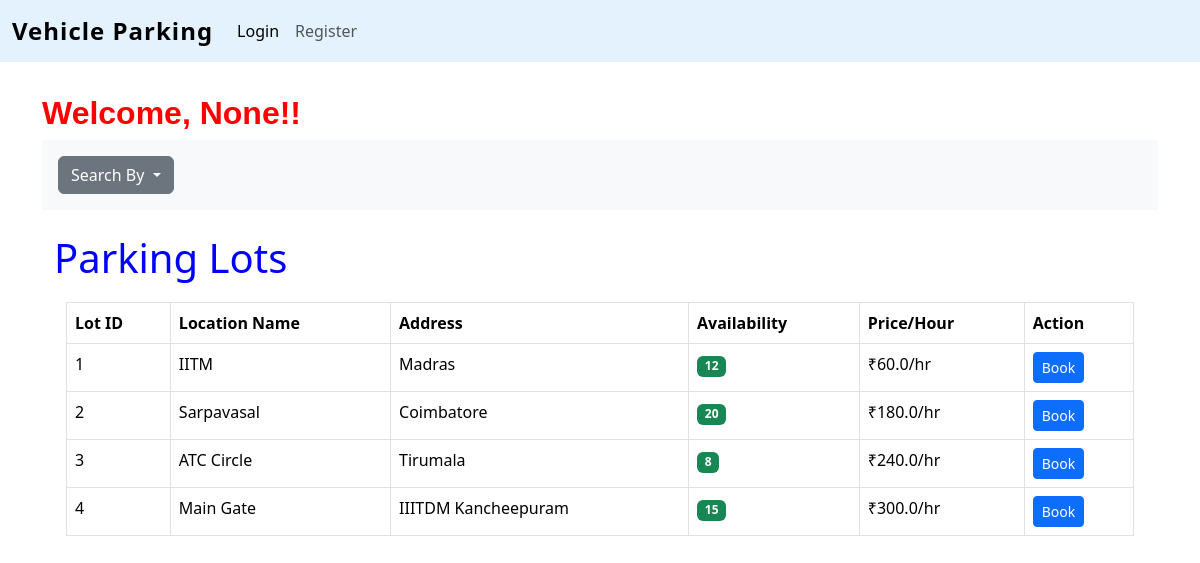
Screenshot of /user_dashboard with the database file from the repository.
### controllers/models.py (models this page shows)
class parking_lot(db.Model):
    id = db.Column(db.Integer, primary_key=True)
    location_name = db.Column(db.String(100), nullable=False)
    max_spots = db.Column(db.Integer,nullable=True)
    available_spots = db.Column(db.Integer, nullable=True)
    price = db.Column(db.Float,nullable=False)
    address = db.Column(db.String(200),nullable=False)
    pincode = db.Column(db.String(10),nullable=True)
    spots = db.relationship('parking_spot')

### controllers/routes.py (the view)
@app.route('/user_dashboard',methods=['GET'])
def user_dashboard():
    return render_template('user_dashboard.html',lots=parking_lot.query.all())

### templates/user_dashboard.html (shortened to what this page needs)
{%extends 'layout.html'%}
{%block content%}
<div>
    <h2 class="text-left" style="font-family: 'Poppins', sans-serif;font-weight:600; color:red">
        Welcome, {{ session.get('username') }}!!
    </h2>
</div>
<div class="container-fluid bg-light p-3 mb-4 d-flex justify-content-start">
    <div class="dropdown">
        <button class="btn btn-secondary dropdown-toggle" type="button" data-bs-toggle="dropdown" aria-expanded="false">
            Search By
        </button>
    </div>
</div>
<div class="container">
    <h1 class="text-left my-2" style="color:blue">Parking Lots</h1>
    <div class="container-fluid col-12 my-3 mb-3 py-1">
        <table class="table table table-bordered">
            <thead>
                <tr>
                    <th scope="col">Lot ID</th>
                    <th scope="col">Location Name</th>
                    <th scope="col">Address</th>
                    <th scope="col">Availability</th>
                    <th scope="col">Price/Hour</th>
                    <th scope="col">Action</th>
                </tr>
            </thead>
            <tbody>
                {% for lot in lots %}
                <tr>
                    <td>{{ lot.id }}</td>
                    <td>{{ lot.location_name }}</td>
                    <td>{{ lot.address }}</td>
                    <td>
                        {% if lot.available_spots > 0 %}
                        <span class="badge bg-success">{{ lot.available_spots }}</span>
                        {% else %}
                        <span class="badge bg-danger">Full</span>
                        {% endif %}
                    </td>
                    <td>₹{{ lot.price }}/hr</td>
                    <td>
                        <a href="{{url_for('book',lot_id=lot.id)}}" class="btn btn-primary btn-sm">Book</a>
                    </td>
                </tr>
                {% endfor %}
            </tbody>
        </table>
    </div>
</div>
{%endblock%}

### rows the page displays
parking_lot: id "1", location_name "IITM", address "Madras", available_spots "12", price "60.0"
parking_lot: id "2", location_name "Sarpavasal", address "Coimbatore", available_spots "20", price "180.0"
parking_lot: id "3", location_name "ATC Circle", address "Tirumala", available_spots "8", price "240.0"
parking_lot: id "4", location_name "Main Gate", address "IIITDM Kancheepuram", available_spots "15", price "300.0"

### other values shown
{{ session.get('username') }} "None"
